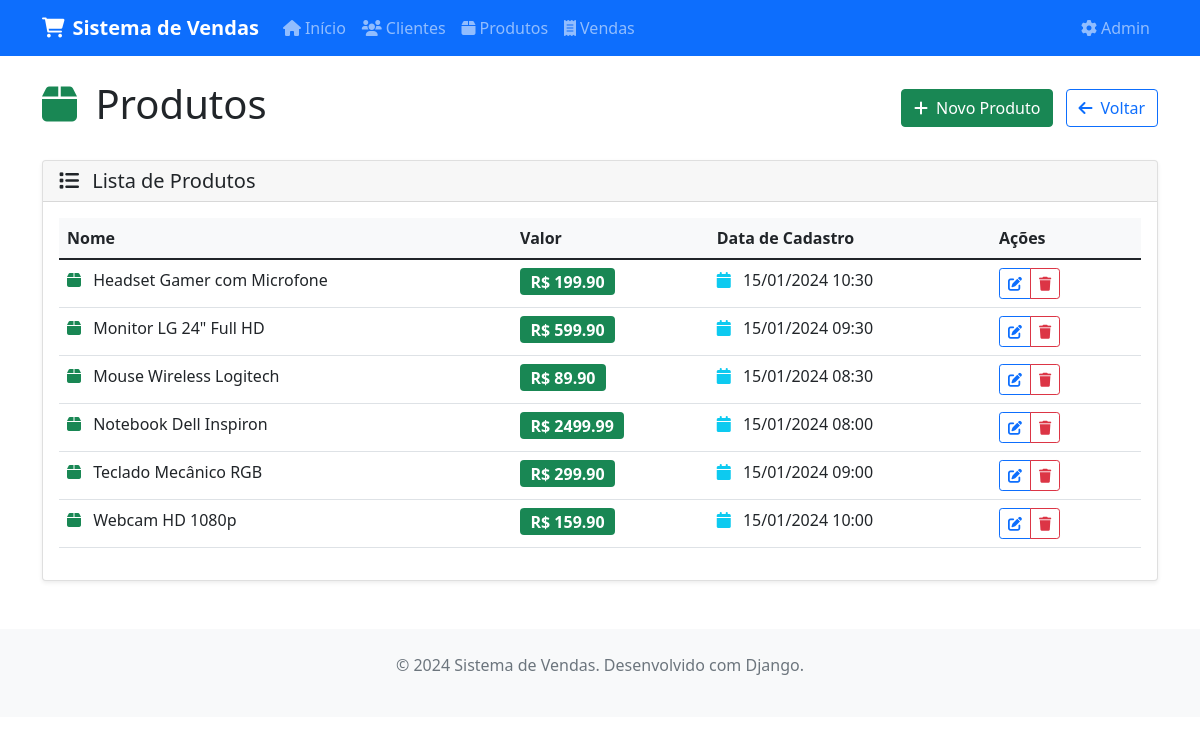
/vendas/produtos/, run on the app's committed database.
### vendas/models.py (models this page shows, shortened)
class Produto(models.Model):
    nome = models.CharField(max_length=200, verbose_name="Nome")
    valor = models.DecimalField(max_digits=10, decimal_places=2, verbose_name="Valor")
    data_cadastro = models.DateTimeField(auto_now_add=True, verbose_name="Data de Cadastro")
    class Meta:
        verbose_name = "Produto"
        verbose_name_plural = "Produtos"
        ordering = ['nome']

### vendas/views.py (the view)
# urls.py: path('produtos/', views.produto_list, name='produto_list'),
def produto_list(request):
    produtos_list = Produto.objects.all()
    paginator = Paginator(produtos_list, 10)
    page_number = request.GET.get('page')
    produtos = paginator.get_page(page_number)
    return render(request, 'vendas/produto_list.html', {'produtos': produtos})

### vendas/templates/vendas/produto_list.html (shortened to what this page needs)
{% extends 'vendas/base.html' %}
{% block content %}
<div class="row">
    <div class="col-12">
        <div class="d-flex justify-content-between align-items-center mb-4">
            <h1>
                <i class="fas fa-box text-success me-2"></i>
                Produtos
            </h1>
            <div>
                <a href="{% url 'vendas:produto_create' %}" class="btn btn-success me-2">
                    <i class="fas fa-plus me-2"></i>Novo Produto
                </a>
                <a href="{% url 'vendas:home' %}" class="btn btn-outline-primary">
                    <i class="fas fa-arrow-left me-2"></i>Voltar
                </a>
            </div>
        </div>
    </div>
</div>
<div class="row">
    <div class="col-12">
        <div class="card">
            <div class="card-header">
                <h5 class="mb-0">
                    <i class="fas fa-list me-2"></i>
                    Lista de Produtos
                </h5>
            </div>
            <div class="card-body">
                {% if produtos %}
                    <div class="table-responsive">
                        <table class="table table-hover">
                            <thead>
                                <tr>
                                    <th>Nome</th>
                                    <th>Valor</th>
                                    <th>Data de Cadastro</th>
                                    <th width="150">Ações</th>
                                </tr>
                            </thead>
                            <tbody>
                                {% for produto in produtos %}
                                <tr>
                                    <td>
                                        <i class="fas fa-box text-success me-2"></i>
                                        {{ produto.nome }}
                                    </td>
                                    <td>
                                        <span class="badge bg-success fs-6">
                                            R$ {{ produto.valor }}
                                        </span>
                                    </td>
                                    <td>
                                        <i class="fas fa-calendar text-info me-2"></i>
                                        {{ produto.data_cadastro|date:"d/m/Y H:i" }}
                                    </td>
                                    <td>
                                        <div class="btn-group" role="group">
                                            <a href="{% url 'vendas:produto_update' produto.pk %}"
                                               class="btn btn-sm btn-outline-primary"
                                               title="Editar produto">
                                                <i class="fas fa-edit"></i>
                                            </a>
                                            <a href="{% url 'vendas:produto_delete' produto.pk %}"
                                               class="btn btn-sm btn-outline-danger"
                                               title="Excluir produto">
                                                <i class="fas fa-trash"></i>
                                            </a>
                                        </div>
                                    </td>
                                </tr>
                                {% endfor %}
                            </tbody>
                        </table>
                    </div>
                {% endif %}
            </div>
        </div>
    </div>
</div>
{% endblock %}

### vendas/templates/vendas/base.html (style rules this page uses)
.card { box-shadow: 0 0.125rem 0.25rem rgba(0, 0, 0, 0.075); border: 1px solid rgba(0, 0, 0, 0.125); }
.table th { background-color: #f8f9fa; }

### data on the page
Produto: nome "Headset Gamer com Microfone", valor "199.90", data_cadastro "15/01/2024 10:30"
Produto: nome "Monitor LG 24\" Full HD", valor "599.90", data_cadastro "15/01/2024 09:30"
Produto: nome "Mouse Wireless Logitech", valor "89.90", data_cadastro "15/01/2024 08:30"
Produto: nome "Notebook Dell Inspiron", valor "2499.99", data_cadastro "15/01/2024 08:00"
Produto: nome "Teclado Mecânico RGB", valor "299.90", data_cadastro "15/01/2024 09:00"
Produto: nome "Webcam HD 1080p", valor "159.90", data_cadastro "15/01/2024 10:00"
